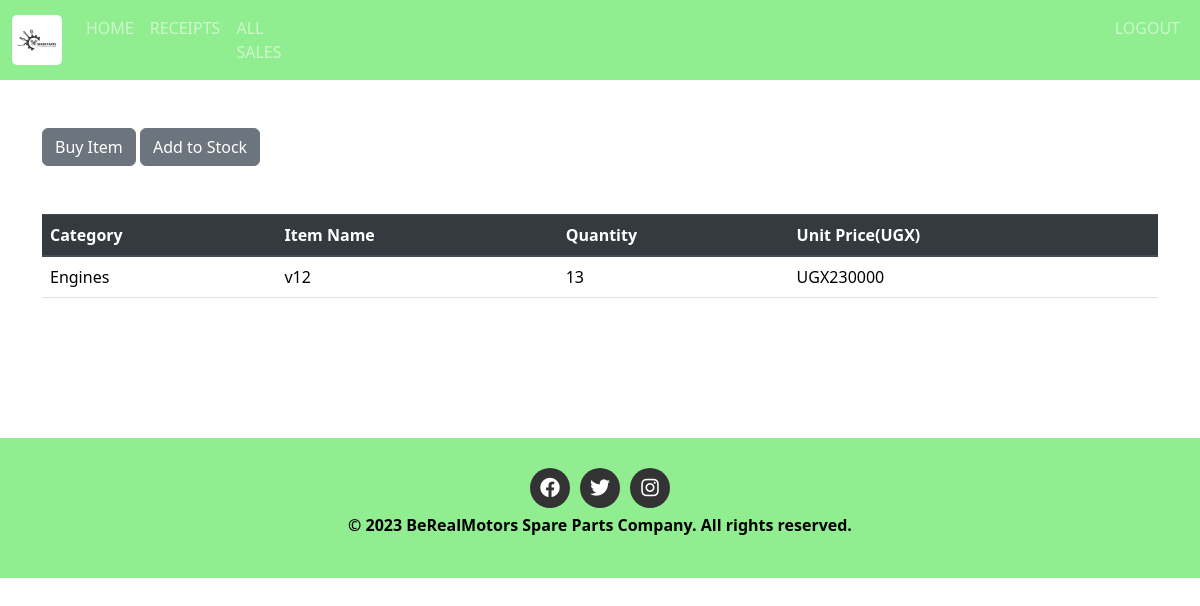
Page /home/23 (signed in) on the committed database.
### finalapplication/models.py (models this page shows, shortened)
class Product(models.Model):
    Category_name=models.ForeignKey(Category, on_delete=models.CASCADE,null=False,blank=False)
    item_name=models.CharField(max_length=50,null=False,blank=False)
    date_of_arrival = models.DateField(default=timezone.now)
    country_of_origin=models.CharField(max_length=50,null=False,blank=False)
    total_quantity=models.IntegerField(default=0,null=False,blank=False,validators=[MinValueValidator(1)])
    issued_quantity=models.IntegerField(default=0,null=False,blank=False)
    received_quantity=models.IntegerField(default=0,null=False,blank=False)
    unit_price=models.IntegerField(default=0,null=False,blank=False)

class Category(models.Model):
    name=models.CharField(max_length=50,null=False,blank=False,unique=True)
    def __str__(self):
        return self.name

### finalapplication/views.py (the view)
# urls.py: path('home/<int:product_id>',views.product_detail,name='product_detail'),
@login_required
def product_detail(request,product_id):
    product=Product.objects.get(id=product_id)
    return render(request,'project/product_detail.html',{'product':product})

### templates/project/product_detail.html
{% extends 'project/base.html'%} {% block content%}
<br></br>
<div class = "container">
    <a href="{% url 'issue_item' product.id %}" ><input type="submit" value="Buy Item" class="btn btn-secondary" btn type="button"/></a>
    <a href="{% url 'add_to_stock' product.id %}" ><input type= "submit" value="Add to Stock" class="btn btn-secondary btn" type="button"/></a>
</div>
<br></br>
<div class = "container">
  <table class="table">
    <thead class="thead-dark">
      <tr>
        <th scope="col">Category</th>
        <th scope="col">Item Name</th>
        <th scope="col">Quantity</th>
        <th scope="col">Unit Price(UGX)</th>
      </tr>
    </thead>
    <tbody>
      <tr>
        <td>{{product.Category_name}}</td>
        <td>{{product.item_name}}</td>
        <td>{{product.total_quantity}}</td>
        <td>UGX{{product.unit_price}}</td>
      </tr>
    </tbody>
  </table>
</div>
{% endblock%}

### finalapplication/static/css/main.css (style rules this page uses)
html,body { position: relative; overflow-x: hidden; background: url('/static/images/img6.jpg'); width: 100% !important; height: 100vh; display: table; position: relative; background-position: center; background-attachment: scroll; -o-background-size: cover; -moz-background-size: cover; -webkit-background-size: cover; background-size: cover; background-repeat: no-repeat; }
body { font-family: 'raleway'; }
tbody { color:lightblue; }

### rows in the picture
Product: Category_name "Engines", item_name "v12", total_quantity "13", unit_price "230000"
